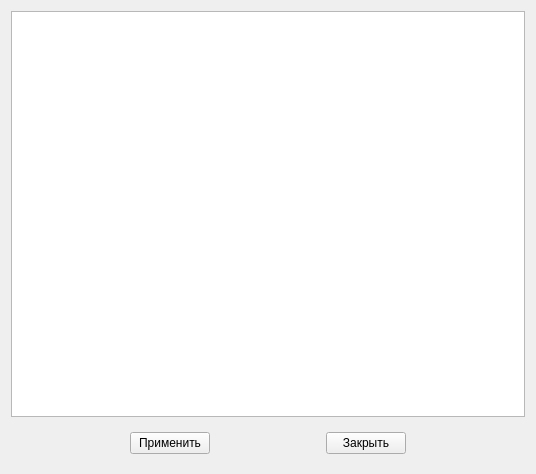
<?xml version="1.0" encoding="UTF-8"?>
<ui version="4.0">
 <class>ischodn_dannie</class>
 <widget class="QWidget" name="ischodn_dannie">
  <property name="geometry">
   <rect>
    <x>0</x>
    <y>0</y>
    <width>536</width>
    <height>474</height>
   </rect>
  </property>
  <property name="windowTitle">
   <string>Ввод данных</string>
  </property>
  <property name="windowIcon">
   <iconset resource="Images.qrc">
    <normaloff>:/icons/data/img/icons/IM_16x16.png</normaloff>:/icons/data/img/icons/IM_16x16.png</iconset>
  </property>
  <layout class="QVBoxLayout" name="verticalLayout">
   <item>
    <widget class="QTableWidget" name="tableWidget"/>
   </item>
   <item>
    <widget class="QWidget" name="widget" native="true">
     <layout class="QHBoxLayout" name="horizontalLayout">
      <item>
       <widget class="QPushButton" name="pushButton">
        <property name="sizePolicy">
         <sizepolicy hsizetype="Fixed" vsizetype="Fixed">
          <horstretch>0</horstretch>
          <verstretch>0</verstretch>
         </sizepolicy>
        </property>
        <property name="text">
         <string>Применить</string>
        </property>
       </widget>
      </item>
      <item>
       <widget class="QPushButton" name="pushButton_2">
        <property name="sizePolicy">
         <sizepolicy hsizetype="Fixed" vsizetype="Fixed">
          <horstretch>0</horstretch>
          <verstretch>0</verstretch>
         </sizepolicy>
        </property>
        <property name="text">
         <string>Закрыть</string>
        </property>
       </widget>
      </item>
     </layout>
    </widget>
   </item>
  </layout>
 </widget>
 <resources>
  <include location="Images.qrc"/>
 </resources>
 <connections/>
</ui>
